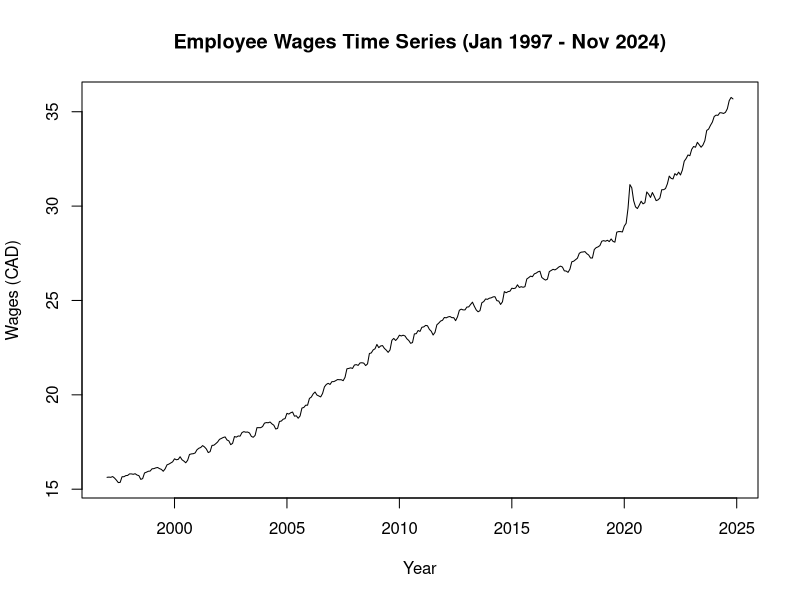
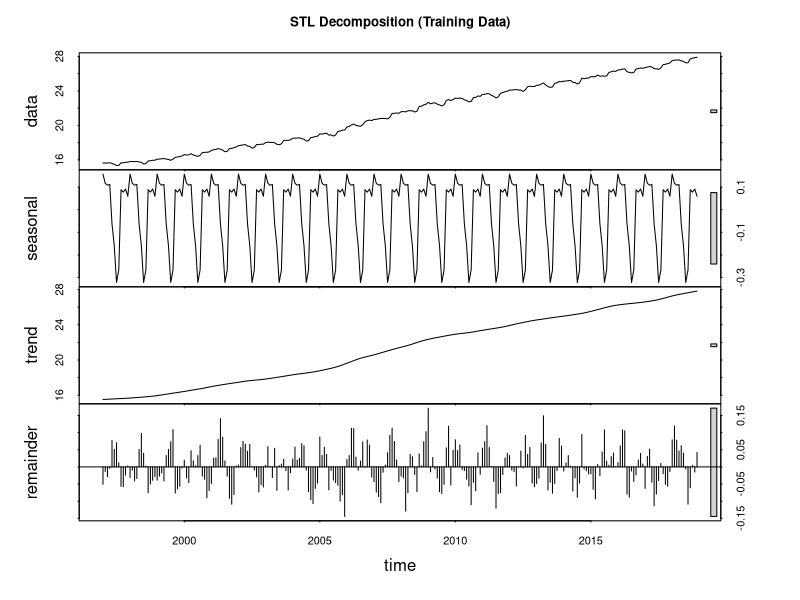
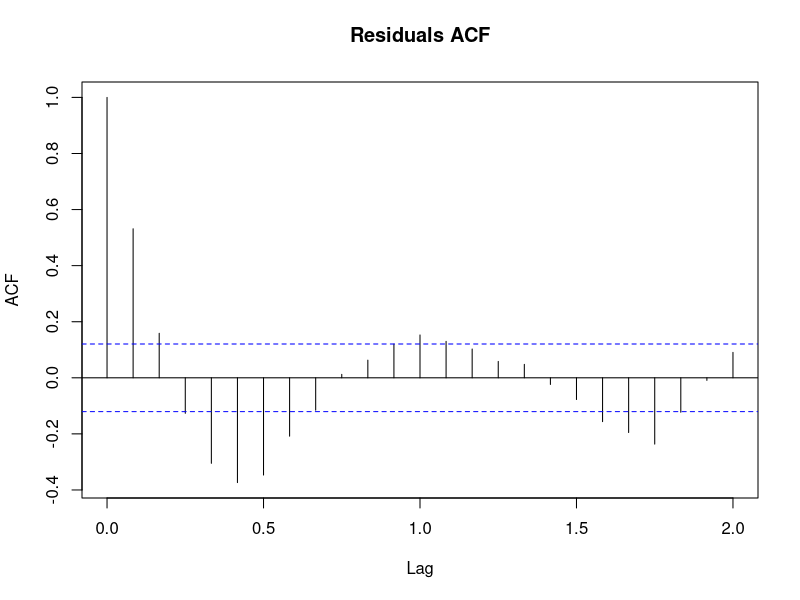
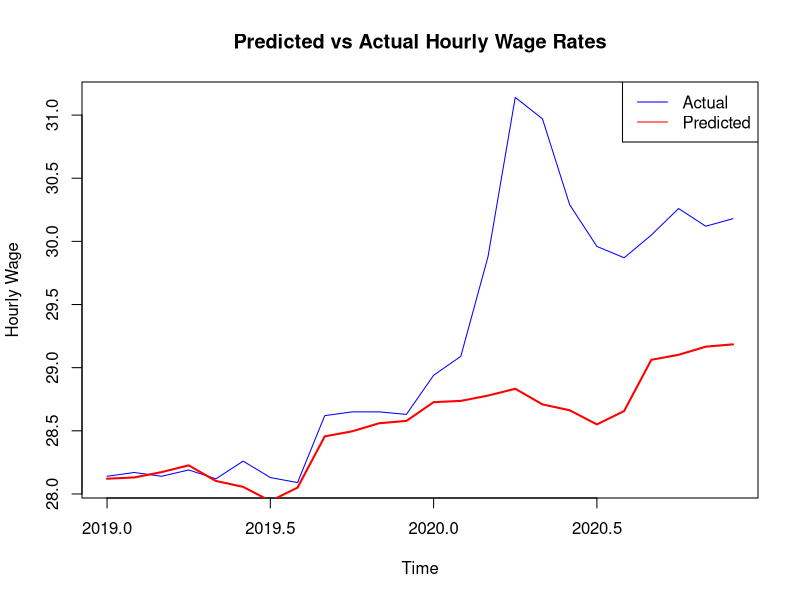

The R script that drew these images, in order:
## ---- chunk 1
knitr::opts_chunk$set(echo = TRUE)
#if you do not have the package, type install.packages("name_of_the_package")
library(knitr)
library(tseries)
library(zoo)
library(readr)
library(ggplot2)
## ---- chunk 2
# this is where your R code goes
employee <- read_csv("employee_wages_total_industry.csv")
# head(employee)

employee_ts <- ts(employee$employee_wages, start = c(1997, 1), frequency = 12)

plot(employee_ts, main = "Employee Wages Time Series (Jan 1997 - Nov 2024)", ylab = "Wages (CAD)", xlab = "Year")
## ---- chunk 3
# this is where your R code goes
employee_train <- window(employee_ts,
                         start = c(1997, 1),
                         end = c(2018, 12))

employee_test <- window(employee_ts,
                        start = c(2019, 1),
                        end = c(2020, 12))

employee_decomp <- stl(employee_train, s.window = "periodic")

plot(employee_decomp,
     main = "STL Decomposition (Training Data)")
## ---- chunk 4
trend <- employee_decomp$time.series[, "trend"]
time <- time(trend)

# Fitting Linear Model
trend_lm <- lm(trend ~ time)
summary(trend_lm)
## ---- chunk 5
# this is where your R code goes
error <- employee_decomp$time.series[, "remainder"]
acf(error, main = "Residuals ACF")
## ---- chunk 6
# this is where your R code goes

# Predict
prediction <- predict(trend_lm, newdata = data.frame(time = time(employee_test)))

seasonal <- employee_decomp$time.series[, "seasonal"]
# Get the last year
last_seasonal <- seasonal[(length(seasonal) - 11) : length(seasonal)]
seasonal_predict <- rep(last_seasonal, length.out = length(employee_test))

                                                                                 
# Time Series Object
predicted_values <- ts(prediction + seasonal_predict,
                       start = start(employee_test),
                       end = end(employee_test),
                       frequency = frequency(employee_test))

plot(employee_test,
     col = "blue",
     xlab = "Time",
     ylab = "Hourly Wage",
     main = "Predicted vs Actual Hourly Wage Rates")
lines(predicted_values, col = "red", lwd=2)

# Label
legend("topright",
       legend = c("Actual", "Predicted"),
       col = c("blue", "red"),
       lty = 1)

## ---- chunk 7
# this is where your R code goes
## ---- chunk 8
# this is where your R code goes
## ---- chunk 9
# this is where your R code goes
